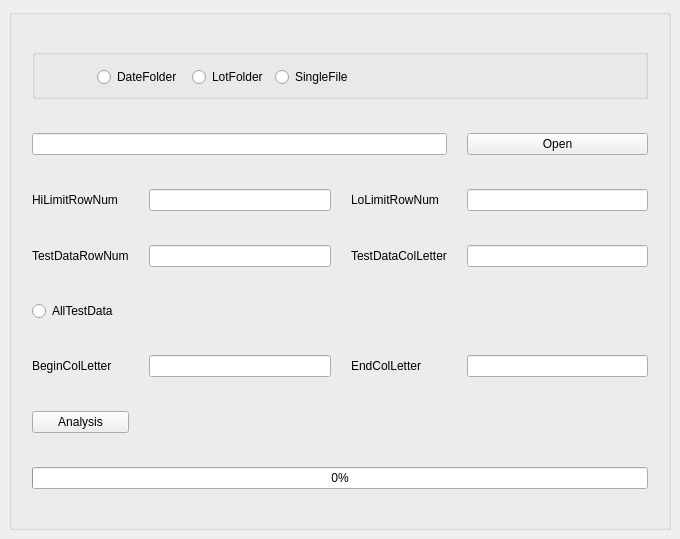
<?xml version="1.0" encoding="UTF-8"?>
<ui version="4.0">
 <class>MainWindow</class>
 <widget class="QMainWindow" name="MainWindow">
  <property name="geometry">
   <rect>
    <x>0</x>
    <y>0</y>
    <width>680</width>
    <height>539</height>
   </rect>
  </property>
  <property name="minimumSize">
   <size>
    <width>0</width>
    <height>0</height>
   </size>
  </property>
  <property name="maximumSize">
   <size>
    <width>16777215</width>
    <height>16777215</height>
   </size>
  </property>
  <property name="windowTitle">
   <string>Datalog Analysis</string>
  </property>
  <property name="windowIcon">
   <iconset>
    <normaloff>icos/favicon.ico</normaloff>icos/favicon.ico</iconset>
  </property>
  <property name="windowOpacity">
   <double>7.000000000000000</double>
  </property>
  <widget class="QWidget" name="centralwidget">
   <layout class="QGridLayout" name="gridLayout_2">
    <item row="0" column="1">
     <widget class="QGroupBox" name="groupBox">
      <property name="minimumSize">
       <size>
        <width>640</width>
        <height>480</height>
       </size>
      </property>
      <property name="maximumSize">
       <size>
        <width>800</width>
        <height>600</height>
       </size>
      </property>
      <property name="font">
       <font>
        <family>Arial</family>
       </font>
      </property>
      <property name="title">
       <string/>
      </property>
      <property name="alignment">
       <set>Qt::AlignLeading|Qt::AlignLeft|Qt::AlignVCenter</set>
      </property>
      <layout class="QGridLayout" name="gridLayout">
       <property name="leftMargin">
        <number>20</number>
       </property>
       <property name="topMargin">
        <number>20</number>
       </property>
       <property name="rightMargin">
        <number>20</number>
       </property>
       <property name="bottomMargin">
        <number>20</number>
       </property>
       <property name="spacing">
        <number>20</number>
       </property>
       <item row="0" column="0" colspan="4">
        <widget class="QGroupBox" name="groupBox_2">
         <property name="minimumSize">
          <size>
           <width>0</width>
           <height>0</height>
          </size>
         </property>
         <property name="maximumSize">
          <size>
           <width>16777215</width>
           <height>50</height>
          </size>
         </property>
         <property name="title">
          <string/>
         </property>
         <widget class="QRadioButton" name="SingleFile_radioButton">
          <property name="geometry">
           <rect>
            <x>243</x>
            <y>20</y>
            <width>83</width>
            <height>16</height>
           </rect>
          </property>
          <property name="text">
           <string>SingleFile</string>
          </property>
         </widget>
         <widget class="QRadioButton" name="DateFolder_radioButton">
          <property name="geometry">
           <rect>
            <x>65</x>
            <y>20</y>
            <width>83</width>
            <height>16</height>
           </rect>
          </property>
          <property name="text">
           <string>DateFolder</string>
          </property>
         </widget>
         <widget class="QRadioButton" name="LotFolder_radioButton">
          <property name="geometry">
           <rect>
            <x>160</x>
            <y>20</y>
            <width>77</width>
            <height>16</height>
           </rect>
          </property>
          <property name="text">
           <string>LotFolder</string>
          </property>
         </widget>
        </widget>
       </item>
       <item row="1" column="3">
        <widget class="QPushButton" name="Open_pushButton">
         <property name="mouseTracking">
          <bool>false</bool>
         </property>
         <property name="text">
          <string>Open</string>
         </property>
        </widget>
       </item>
       <item row="2" column="0">
        <widget class="QLabel" name="HiLimitRowNum_label">
         <property name="text">
          <string>HiLimitRowNum</string>
         </property>
        </widget>
       </item>
       <item row="2" column="1">
        <widget class="QLineEdit" name="HiLimitRowNum_lineEdit"/>
       </item>
       <item row="2" column="2">
        <widget class="QLabel" name="LoLimitRowNum_label">
         <property name="text">
          <string>LoLimitRowNum</string>
         </property>
        </widget>
       </item>
       <item row="2" column="3">
        <widget class="QLineEdit" name="LoLimitRowNum_lineEdit"/>
       </item>
       <item row="3" column="0">
        <widget class="QLabel" name="TestDataRowNum_label">
         <property name="text">
          <string>TestDataRowNum</string>
         </property>
        </widget>
       </item>
       <item row="3" column="1">
        <widget class="QLineEdit" name="TestDataRowNum_lineEdit"/>
       </item>
       <item row="3" column="2">
        <widget class="QLabel" name="TestDataColLetter_label">
         <property name="text">
          <string>TestDataColLetter</string>
         </property>
        </widget>
       </item>
       <item row="3" column="3">
        <widget class="QLineEdit" name="TestDataColLetter_lineEdit"/>
       </item>
       <item row="4" column="0">
        <widget class="QRadioButton" name="AllTestData_radioButton">
         <property name="text">
          <string>AllTestData</string>
         </property>
        </widget>
       </item>
       <item row="5" column="0">
        <widget class="QLabel" name="BeginColLetter">
         <property name="text">
          <string>BeginColLetter</string>
         </property>
        </widget>
       </item>
       <item row="5" column="1">
        <widget class="QLineEdit" name="BeginColLetter_lineEdit"/>
       </item>
       <item row="5" column="2">
        <widget class="QLabel" name="EndColLetter">
         <property name="text">
          <string>EndColLetter</string>
         </property>
        </widget>
       </item>
       <item row="5" column="3">
        <widget class="QLineEdit" name="EndColLetter_lineEdit"/>
       </item>
       <item row="6" column="0">
        <widget class="QPushButton" name="Analysis_pushButton">
         <property name="text">
          <string>Analysis</string>
         </property>
        </widget>
       </item>
       <item row="7" column="0" colspan="4">
        <widget class="QProgressBar" name="progressBar">
         <property name="value">
          <number>0</number>
         </property>
        </widget>
       </item>
       <item row="1" column="0" colspan="3">
        <widget class="QLineEdit" name="OpenPath_lineEdit">
         <property name="readOnly">
          <bool>true</bool>
         </property>
        </widget>
       </item>
      </layout>
     </widget>
    </item>
   </layout>
  </widget>
 </widget>
 <resources/>
 <connections/>
</ui>
